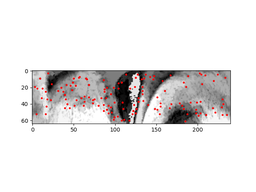
#> input picture descriptors_SIFTv2/C1_S2_I1.png, 256 x 192 px, shrunk from 640 x 480 before the run, found by its file name
$ python feature_extraction.py
#> lines starting #> are read from the running program, lines starting #| are printed output that depends on the picture
import matplotlib.pyplot as plt
import networkx as nx
import numpy as np
import pandas as pd
from PIL import Image
from skimage.color import rgb2gray
from skimage.feature import SIFT, match_descriptors, ORB, BRIEF, CENSURE, Cascade
from sklearn.neighbors import NearestNeighbors
import pickle as pkl

#%%
plt.gray()  # only for visualization

image = Image.open(
    "C:\\Users\\fulvi\\DataspellProjects\\tesi\\UBIRISv2\\CLASSES_400_300_Part1\\Iridi\\C1_S2_I1.png").convert("RGB")

image = rgb2gray(image)  # grayscale
#> image: shape (192, 256) float64
plt.imshow(image)
plt.title("iride in grayscale")
plt.show()

#%%
descriptor_extractor = SIFT()
#descriptor_extractor = ORB()

descriptor_extractor.detect_and_extract(image)
keypoints1 = descriptor_extractor.keypoints
descriptors1 = descriptor_extractor.descriptors


#%%
def distance(a, b):  # distanza minima tra due punti

    return abs(a[0] - b[0]) + np.min(np.abs([a[1] - b[1],
                                             a[1] - (b[1] + 1),
                                             (a[1] + 1) - b[1]
                                             ]))


def normalize(dist, image):
    h, w = image.shape
#> h = 192; w = 256
    res = dist.astype(float)
    res[:, 0] /= w
    res[:, 1] /= w
    return res


normalized = normalize(keypoints1, image)
#> normalized = 168 pairs, first value 0.277 to 0.508, second value 0.0898 to 0.883

#%%
# mi prendo le 5 componenti più vicine (basate su distance()) per costruire il grafo
model = NearestNeighbors(n_neighbors=5, metric=distance)
model.fit(normalized)  # coordinate dei punti
graph = model.kneighbors_graph(normalized)

# 0.1 (10% dell'immagine): mi prendo le componenti più vicine a distanza normalizzata di 0.1
# graph = model.radius_neighbors_graph(keypoints1, radius=0.1)

pd.DataFrame(graph).to_csv('graph.csv', header=False)

#%% descrittori
plt.imshow(image)
plt.scatter(keypoints1[:, 1], keypoints1[:, 0], s=3, color='red')

#%% grafo
to_plot = model.kneighbors(None, return_distance=False, n_neighbors=5)
plt.imshow(image)
plt.scatter(keypoints1[:, 1], keypoints1[:, 0], s=3, color='red')

for i in range(to_plot.shape[0]):
    for j in to_plot[i]:
        cx = [keypoints1[i, 0], keypoints1[j, 0]]
        cy = [keypoints1[i, 1], keypoints1[j, 1]]
        a = normalized[i, :]
        b = normalized[j, :]

        if np.min(np.abs([a[1] - b[1],
                          a[1] - (b[1] + 1),
                          (a[1] + 1) - b[1]
                          ])) == np.abs(a[1] - b[1]):

            plt.plot(cy, cx, color='red')

        else:
            plt.plot(cy, cx, color='blue')

#%% per vedere la topologia del grafo
G = nx.from_numpy_array(graph)
#node_attr = {i: descriptors1[i, :] for i in range(descriptors1.shape[0])}
nx.set_node_attributes(G, descriptors1, 'descriptors')
nx.set_node_attributes(G, keypoints1, 'keypoints')

with open("grafo.nx", 'wb') as f:
    pkl.dump(G, f)
    nx.draw(G)
    plt.show()
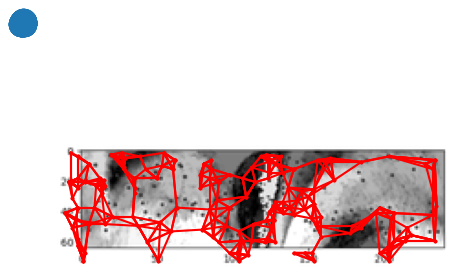
#> figure drawn by matplotlib, 1 panel
    print("DONE")


# %%
#import graph2vec
from graph2vec import Graph2Vec

graphs = [G]

#> (the run stopped early here; a loop or call above may not have finished)

$ run again, with descriptors_SIFTv2/C1_S1_I1.png copied over descriptors_SIFTv2/C1_S2_I1.png
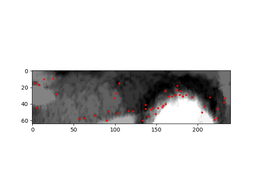
#> input picture descriptors_SIFTv2/C1_S1_I1.png, 256 x 192 px, shrunk from 640 x 480 before the run, found by its file name
#> normalized = 80 pairs, first value 0.277 to 0.516, second value 0.0781 to 0.934
#> `plt.show()`:
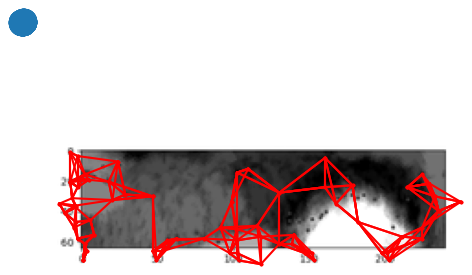
#> figure drawn by matplotlib, 1 panel

$ run again, with descriptors_SIFTv2/C1_S1_I11.png copied over descriptors_SIFTv2/C1_S2_I1.png
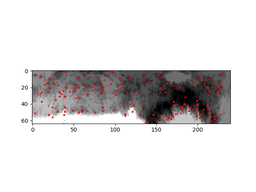
#> input picture descriptors_SIFTv2/C1_S1_I11.png, 256 x 192 px, shrunk from 640 x 480 before the run, found by its file name
#> normalized = 125 pairs, first value 0.277 to 0.508, second value 0.0898 to 0.879
#> `plt.show()`:
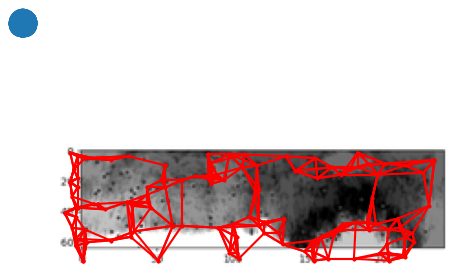
#> figure drawn by matplotlib, 1 panel
